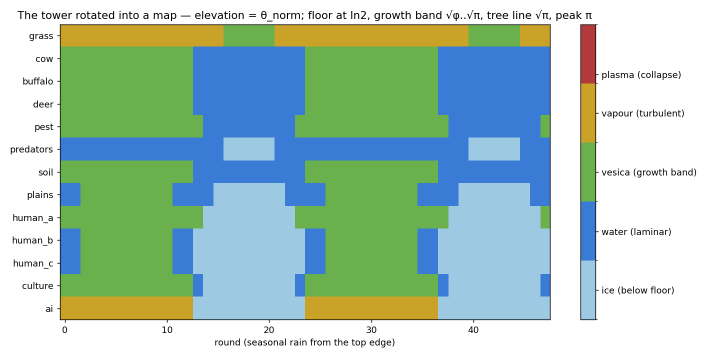
#> input picture alignment/tower_map.png, 1430 x 715 px (shown at 1/2 size)
$ python -i environment_observer.py   (imports and definitions only)
#> lines starting #> are read from the running program, lines starting #| are printed output that depends on the picture; after the words box and inside, x2 and y2 are one past the last pixel; in counts of white or black regions, pixels touching at a corner belong together
"""
environment_observer.py — the k candidate: the third observer, outside both cones.

THE IDEA (Jonathan)
-------------------
"would the k axis come from another observer watching the cones from a different
angle? maybe its methods would focus on making environments and seeing if the 2
sides can make sense in the right place. like the environment is the bridge?"

i and j are STATISTICS -- read the pixel field, reduce to a number. Every such
number is ultimately a function of the same frequency content, which is why they
collapse onto one direction (FOLDING_AXIS_INDEPENDENCE: spectral vs mixedness
r = 0.97; FOLDING_OBSERVER_FRAME: effective rank 2.82).

k is a SYNTHESIS. Hypothesise an environment -- here, a distant illuminant -- and
test whether it reconciles what BOTH observers see. Nothing about that is a
function of the pixel distribution, so there is no mechanism forcing it onto i.

THE BRIDGE, MADE LITERAL
------------------------
FOLDING_UNIVERSAL_READER measured that every C residue "sees both faces" and
locally confirms A on one side and B on the other (95-100%). A hypothesised
environment plays exactly that role between the two sides of the window: it is the
registrar both sides must agree with. FOLDING_SKIN_DETECTOR 3 names the failure:
the two domains both reach the seam, overlap is attempted, and cannot be reconciled
(theta != 1). A generated image should be one where NO single environment
reconciles both sides.

WHAT IS MEASURED (no model, no API, no GPU)
-------------------------------------------
For a Lambertian surface under a distant light, I = rho * (n . l). Without depth we
do not know n, but for a convex-ish region intensity rises toward the light, so the
fitted shading ramp of a region points at the projected illuminant. Fit a planar
ramp per region, keep only regions where the ramp actually explains the pixels
(smooth shading, not texture), and ask whether ONE illuminant explains them all.

  env_concentration       circular resultant of the per-region light azimuths.
                          1 = one light explains every region.
  env_scale_agreement     THE BRIDGE. Estimate the illuminant from the STRUCTURE
                          scale and again from the MARK scale. One environment must
                          explain both sides of the window. Angular agreement in
                          [0,1].
  env_residual            weighted circular variance left over after the best single
                          illuminant -- what one environment cannot account for.
  env_shaded_frac         fraction of the image that qualified as shaded surface.
                          The FIRED flag: this observer is conditional by design and
                          must report did-not-fire rather than a neutral score.

Sign is not asserted. Same rule as every other axis in this project: emit raw, fit
the sign on data (FOLDING_RECONSTRUCTION Part 0; the price of getting it wrong is
0.42 AUC -- FOLDING_OBSERVER_FRAME Part III).
"""

from __future__ import annotations

import argparse
import json
import os

import numpy as np
from skimage import color, io, segmentation, transform

WORK_SIDE = 512
K_STRUCTURE = 40      # the observer looking along the primary direction
K_MARK = 400          # the observer looking back
MIN_R2 = 0.55         # a region only votes if a planar ramp really explains it
MIN_AREA = 40
MIN_GRAD = 1e-3


def _load(path):
#> called with path = '../../alignment/tower_map.png'
    img = io.imread(path)
#> img is the input picture: shape (715, 1430, 4); mean R, G, B, A 168.1, 197.6, 184.9, 255
    if img.ndim == 2:
        img = np.stack([img] * 3, -1)
    img = img[..., :3].astype(np.float64) / 255.0
#> img: shape (715, 1430, 3) float64
    h, w = img.shape[:2]
#> h = 715; w = 1430
    sc = WORK_SIDE / float(max(h, w))
#> sc = 0.358
    if sc < 1.0:
        img = transform.resize(img, (int(round(h * sc)), int(round(w * sc))),
                               anti_aliasing=True)
#> img: shape (256, 512, 3) float64
    return img


def _region_lights(lum, labels):
    """Per region: fit I = a + b*x + c*y. (b,c) points at the projected illuminant.

    Only regions the ramp genuinely explains get a vote -- on a textured region the
    'ramp' is noise, and letting it vote would turn this into a texture measure,
    which is the trap every other axis fell into.
    """
    h, w = lum.shape
    yy, xx = np.mgrid[0:h, 0:w]
    out = []
    for lb in np.unique(labels):
        m = labels == lb
        n = int(m.sum())
        if n < MIN_AREA:
            continue
        z = lum[m]
        if z.std() < 1e-4:
            continue
        A = np.stack([np.ones(n), xx[m] - xx[m].mean(), yy[m] - yy[m].mean()], 1)
        try:
            coef, *_ = np.linalg.lstsq(A, z, rcond=None)
        except np.linalg.LinAlgError:
            continue
        pred = A @ coef
        ss_res = float(((z - pred) ** 2).sum())
        ss_tot = float(((z - z.mean()) ** 2).sum()) + 1e-12
        r2 = 1.0 - ss_res / ss_tot
        b, c = coef[1], coef[2]
        g = float(np.hypot(b, c))
        if r2 < MIN_R2 or g < MIN_GRAD:
            continue
        # weight: how convincingly this region behaves like a shaded surface
        out.append((float(np.arctan2(c, b)), r2 * g * np.sqrt(n), n))
    return out


# [16 lines left out: functions _resultant, _ang_agreement, not called in this run]


def analyse(path):
    rgb = _load(path)
    lum = color.rgb2lab(rgb)[..., 0] / 100.0
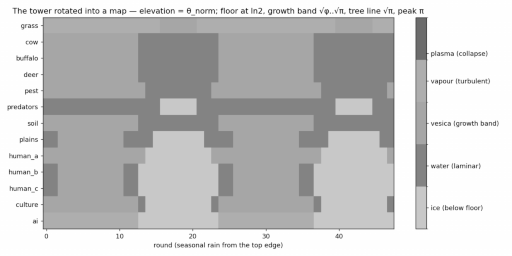
#> lum: shape (256, 512) float64; min 0.129, max 1, mean 0.777
    h, w = lum.shape
#> h = 256; w = 512

    res = {"path": path, "fired": False, "env_concentration": np.nan,
           "env_scale_agreement": np.nan, "env_residual": np.nan,
           "env_shaded_frac": 0.0, "n_struct": 0, "n_mark": 0}

    lab_s = segmentation.slic(rgb, n_segments=K_STRUCTURE, compactness=10.0,
                              start_label=0, channel_axis=-1)
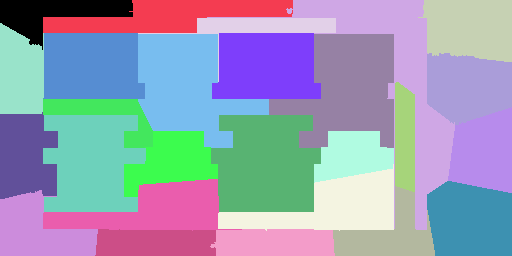
#> lab_s: shape (256, 512) int64; 26 distinct labels, from 0 to 25; one colour per label, 0 black
    lab_m = segmentation.slic(rgb, n_segments=K_MARK, compactness=10.0,
                              start_label=0, channel_axis=-1)
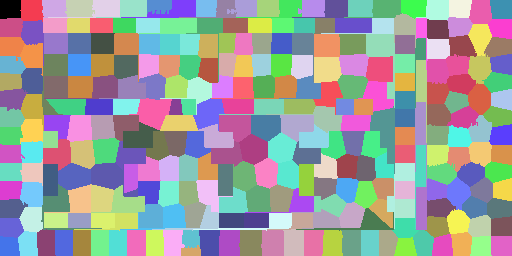
#> lab_m: shape (256, 512) int64; 283 distinct labels, from 0 to 282; one colour per label, 0 black

    vs = _region_lights(lum, lab_s)
#> the loop in _region_lights, `for lb in np.unique(labels):` made 26 passes
#> (n, coef, ss_res, ss_tot, r2, b, c, g) on passes 1, 2, 3, 4, 5, 6, 9: (3047, [0.935, -0.000446, -0.00178], 71.26, 72.46, 0.0167, -0.000446, -0.00178, 0.00184), (5170, [0.801, 0.000405, -0.011], 84.93, 162.9, 0.478, 0.000405, -0.011, 0.011), (9463, [0.813, 0.000509, -0.000432], 408.8, 413.3, 0.0107, 0.000509, -0.000432, 0.000668), (4936, [0.987, 0.000319, -0.0011], 21.77, 23.6, 0.0775, 0.000319, -0.0011, 0.00115), (2214, [0.673, 0.000225, -0.00133], 1.61, 2.08, 0.222, 0.000225, -0.00133, 0.00135), (3441, [0.954, -0.00306, -0.000208], 52.41, 57.82, 0.0935, -0.00306, -0.000208, 0.00307), (8645, [0.537, -0.000378, 0.000561], 37.31, 39.74, 0.0614, -0.000378, 0.000561, 0.000676)
#> (n, coef, ss_res, ss_tot, r2, c, g) on passes 7, 8, 17: (6317, [0.653, 5.77e-07, -0.000125], 0.768, 0.804, 0.0454, -0.000125, 0.000125), (6495, [0.653, -2.33e-05, -0.000116], 0.884, 0.919, 0.0387, -0.000116, 0.000119), (8978, [0.64, -8.54e-06, -0.000283], 14.84, 15.39, 0.0359, -0.000283, 0.000283)
#> pass 1, in _region_lights, `m = labels == lb`:
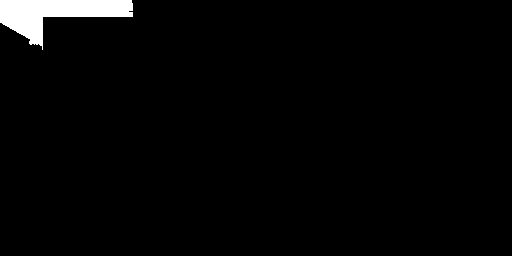
#> m: shape (256, 512) bool; 2.3% white; 1 white region, box (x1, y1, x2, y2) and area: (0, 0, 133, 50) 3047
#> after the loop in _region_lights, `for lb in np.unique(labels):`: out = []
#> vs = []
    vm = _region_lights(lum, lab_m)
#> in _region_lights (call 2), `yy, xx = np.mgrid[0:h, 0:w]`:
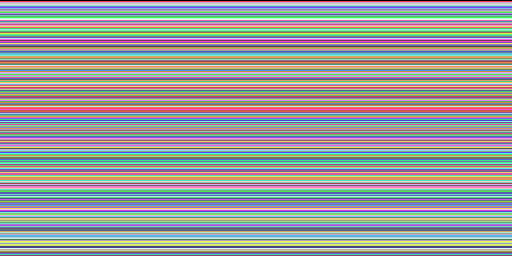
#> yy: shape (256, 512) int64; 256 distinct labels, from 0 to 255; one colour per label, 0 black
#> in _region_lights (call 2), `yy, xx = np.mgrid[0:h, 0:w]`:
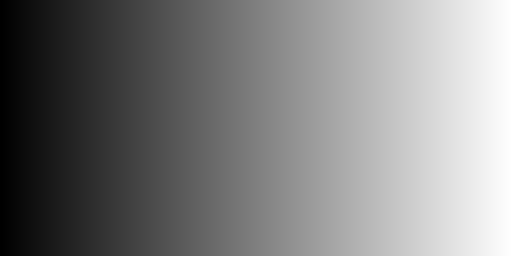
#> xx: shape (256, 512) int64; min 0, max 511, mean 255.5; drawn with min black and max white
#> the loop in _region_lights (call 2), `for lb in np.unique(labels):` made 283 passes
#> (n, coef, ss_res, ss_tot, r2, b, c, g) on passes 1 to 3: (384, [0.969, -0.00543, -0.0014], 4.24, 4.67, 0.092, -0.00543, -0.0014, 0.00561), (449, [0.93, -0.000795, -0.00199], 12.26, 12.34, 0.0062, -0.000795, -0.00199, 0.00214), (407, [0.921, 0.00158, -0.00986], 10.49, 11.51, 0.0889, 0.00158, -0.00986, 0.00999)
#> pass 3, in _region_lights (call 2), `m = labels == lb`:
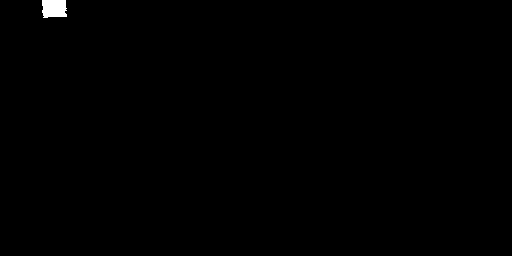
#> m: shape (256, 512) bool; 0.31% white; 1 white region, box (x1, y1, x2, y2) and area: (42, 0, 67, 18) 407
#> after the loop in _region_lights (call 2), `for lb in np.unique(labels):`: out = [(2.68, 0.106, 279), (-0.546, 0.0231, 604), (-0.455, 0.143, 794), (-0.778, 0.208, 527), (-2.29, 0.129, 574), (-0.0388, 0.138, 495)]
#> vm has the same summary as out in _region_lights
    res["n_struct"], res["n_mark"] = len(vs), len(vm)
    shaded_px = sum(v[2] for v in vm)
#> shaded_px = 3273
    res["env_shaded_frac"] = float(shaded_px / (h * w))

    # this observer is conditional: it must decline rather than guess
    if len(vs) < 3 or len(vm) < 8:
        return res
    res["fired"] = True

    a_s, R_s, _ = _resultant(vs)
    a_m, R_m, _ = _resultant(vm)
    all_v = vs + vm
    _, R_all, _ = _resultant(all_v)

    res["env_concentration"] = R_all
    res["env_residual"] = 1.0 - R_all
    # THE BRIDGE: does one environment explain both sides of the window?
    res["env_scale_agreement"] = _ang_agreement(a_s, a_m)
    res["env_struct_R"] = R_s
    res["env_mark_R"] = R_m
    return res


EXTS = (".png", ".jpg", ".jpeg", ".webp", ".bmp", ".tif", ".tiff")
FEATS = ["env_concentration", "env_scale_agreement", "env_residual",
         "env_shaded_frac", "env_struct_R", "env_mark_R"]


# [49 lines left out: functions _auc, main, not called in this run]


# [2 lines not run here, left out]

>>> result = analyse('../../alignment/tower_map.png')
#> result = {'path': '../../alignment/tower_map.png', 'fired': False, 'env_concentration': nan, 'env_scale_agreement': nan, 'env_residual': nan, 'env_shaded_frac': 0.025, 'n_struct': 0, 'n_mark': 6}
